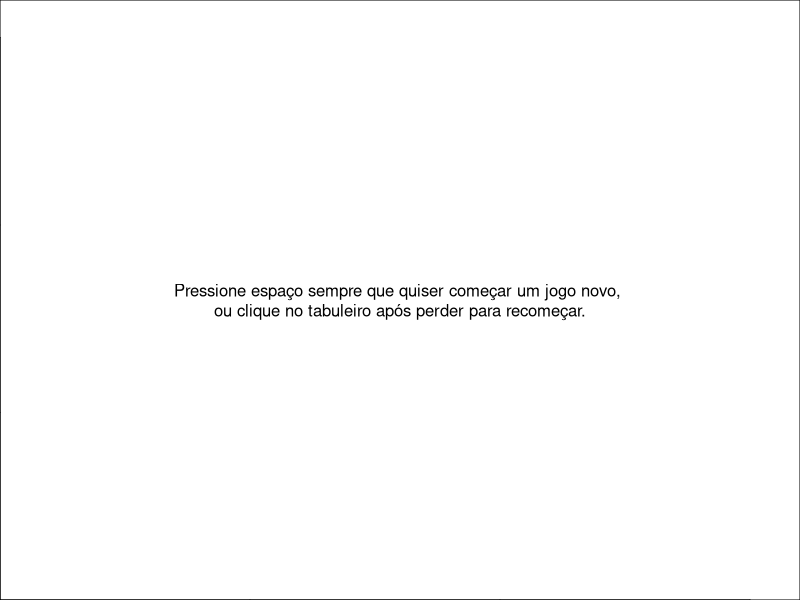

This figure's R source: (Note: this script raises an error after producing the figure.)
# Feito por: Rodrigo Coster - 2011
# www.dadosaleatorios.com.br

###
# cm(c(casas horizontais,casa verticais,minas)) ou cm(l), onde l pode 1, 2 ou 3
# cm(c(15,15,20))
###
cm <- function(l=2) {
 joga <- function(b, x, y) {
 if ((!exists('m') || !exists('jo') || !exists('c')) || (all(jo == c))) { return(' ') }
  p <- (ceiling((x)*l[1])-1)*l[2]+ceiling((y)*l[2])
  n <- pi
  a <- 0
  if (b == 0) {
   while (length(p) > 0) {
    a <- a+1
    pa <- p[1]
    p <- p[-1]
    if ((pa > 0) && (pa <= length(m))) {
     if ((jo[pa] == 10) || ((jo[pa] == 11) && (a == 1))) { 
      n <- c[pa]
      if (n == 0) { 
       pt <- c(ceiling(pa/l[2]),(pa -1) %% l[2] +1) + cbind(c(-1,-1),c(-1,0),c(-1,1),c(0,-1),c(0,1),c(1,-1),c(1,0),c(1,1))
       v <- !(pt[1,] < 1 | pt[1,] > l[1] | pt[2,] < 1 | pt[2,] > l[2])
       pos <- 1:8
       if (!any(v)) { pos <- -((1:8)[v]) }
       pt <- pt[,v]
       p <- c(p,(pt[1,] -1) * l[2] + pt[2,])
      }
      if (n == 9) {
       jo <<- c
      }
      jo[pa] <<- n
     }
    }
   }
  }
  else if ((b == 2) && (jo[p] > 9)) {
   jo[p] <<- ifelse(jo[p] == 10,11,10)
  }
  p1 <- which(jo == 10,arr.ind=T)
  rect(p1[,2]-1,p1[,1]-1,p1[,2],p1[,1],col='white') 
  p2 <- which(jo == 11 | jo == 9,arr.ind=T)
  rect(p2[,2]-1,p2[,1]-1,p2[,2],p2[,1],col='red') 
  p3 <- which(jo < 9,arr.ind=T)
  rect(p3[,2]-1,p3[,1]-1,p3[,2],p3[,1],col='gray') 
  p4 <- which(jo < 9 & jo > 0,arr.ind=T)
  text(p4[,2]-.5,p4[,1]-.5,jo[which(jo < 9 & jo > 0)],col=rainbow(8)[jo[which(jo < 9 & jo > 0)]],cex=2)
  if (n == 9) { cat('Voce perdeu! :(\n') ; jo <<- c ; return() }
  jot <- jo
  jot[jo == 11] <- 9
  if (all(jot == c)) { cat('Voce ganhou! \\o/\n') ; jo <<- c }
  return()
 }
 l <- floor(l)
 if (length(l) == 1) {
  if (l == 1) { l <- c(9,9,10) }
  else if (l == 2) { l <- c(16,16,40) }
  else if (l == 3) { l <- c(30,16,90) }
  else { stop('l deve ser um vetor de comprimento 3, ou igual à 1, 2 ou 3') }
 }
 if (l[1] * l[2] < l[3]) { stop('Problema no tamanho do tabuleiro: Muito pequeno para o número de minas desejado') }
 par(mar=rep(0,4),xaxs='i',yaxs='i')
 plot(pi,pi,xlim=c(0,l[1]),ylim=c(0,l[2]),type='n')
 text(l[1]/2,l[2]/2,'Pressione espaço sempre que quiser começar um jogo novo, \nou clique no tabuleiro após perder para recomeçar.')
 while (getGraphicsEvent("Campo Minado",onMouseDown = joga,onKeybd = function(a) return(a)) == " ") {
  plot(pi,pi,xlim=c(0,l[1]),ylim=c(0,l[2]),type='n')
  abline(h = 2:l[2] -1)
  abline(v = 2:l[1] -1)
  m <- matrix(0,l[2],l[1])
  jo <- matrix(10,l[2],l[1])
  m[sample(1:(l[1]*l[2]),l[3])] <- 1
  c <- rbind(m[-1,],0) + rbind(0,m[-l[2],]) + cbind(m[,-1],0) + cbind(0,m[,-l[1]]) + cbind(rbind(m[-1,],0)[,-1],0) + cbind(0,rbind(m[-1,],0)[,-l[1]]) + cbind(rbind(0,m[-l[2],])[,-1],0) + cbind(0,rbind(0,m[-l[2],])[,-l[1]])
  c[m == 1] <- 9
 }
}
cm(2)
